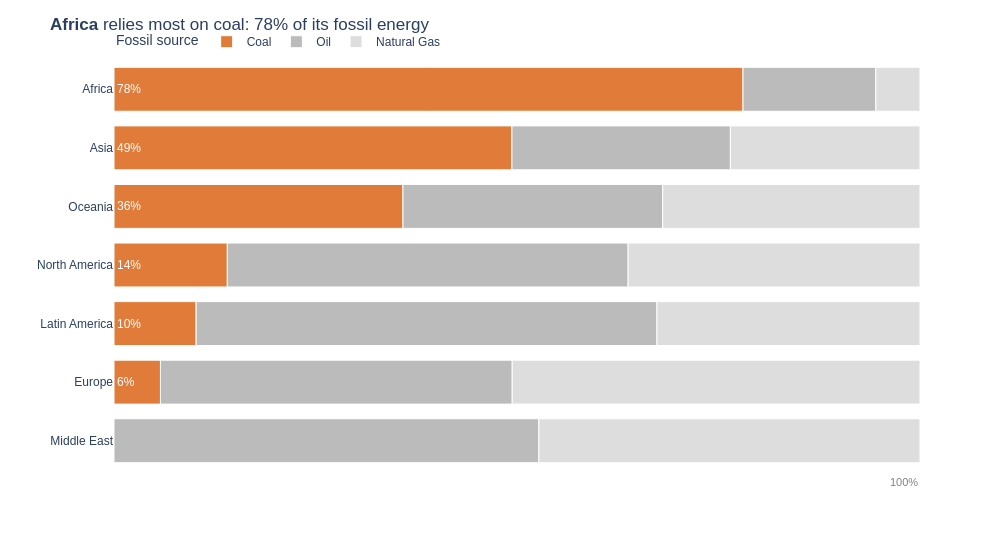

Notebook cell for this chart:
### Markdown cell above
## Task 3 — 100% stacked bar: which region relies most on coal?

**What to build:** A horizontal 100% stacked bar chart showing, for each **Region**, how its fossil energy splits between Coal, Oil and Natural Gas. This is the **same data as your Task 1 treemap**, visualised a second way.

**Requirements:**
- Reuse `df_fossil` from Task 1; aggregate TWh by `Region` × `Source` and convert to **shares of each region's fossil total**
- Horizontal bars, regions **sorted by coal share** (highest at the top)
- Coal is the segment on the baseline (first in `category_orders`) and the **only coloured segment** — keep it the same colour as in Task 1; Oil and Natural Gas in two greys
- Percentage labels on the coal segments only
- Insight title naming the most coal-dependent region and its coal share

> 💡 `df.groupby('Region')['TWh'].transform('sum')` gives each row its region total

### Code cell
# Task 3
# Reuse df_fossil from Task 1: aggregate Region x Source and convert to shares of each region's fossil total
reg = df_fossil.groupby(['Region', 'Source'], as_index=False)['TWh'].sum()

# Some region/source pairs have no rows (e.g. Middle East has no coal): fill them with 0 so every region has 3 segments
full = pd.MultiIndex.from_product([reg['Region'].unique(), ['Coal', 'Oil', 'Natural Gas']], names=['Region', 'Source'])
reg = reg.set_index(['Region', 'Source']).reindex(full, fill_value=0).reset_index()

reg['Share'] = reg['TWh'] / reg.groupby('Region')['TWh'].transform('sum')

# Sort regions by coal share, highest at the top
region_order = (reg.loc[reg['Source'] == 'Coal']
                   .sort_values('Share', ascending=False)['Region'].tolist())
top_coal_region = region_order[0]
top_coal_share = reg.loc[(reg['Region'] == top_coal_region) & (reg['Source'] == 'Coal'), 'Share'].iloc[0]

# Labels on the coal segments only (skip empty segments)
reg['Label'] = np.where((reg['Source'] == 'Coal') & (reg['Share'] > 0), reg['Share'].map('{:.0%}'.format), '')

# Coal keeps its Task 1 colour (orange); Oil and Natural Gas are greys
accent_mapping = {
    'Coal':        fossil_colors['Coal'],   # '#E07B39', same as Task 1
    'Oil':         '#BBBBBB',
    'Natural Gas': '#DDDDDD',
}

fig = px.bar(
    reg, x='Share', y='Region', color='Source', text='Label',
    color_discrete_map=accent_mapping,
    category_orders={'Region': region_order,
                     'Source': ['Coal', 'Oil', 'Natural Gas']},   # coal on the baseline
    labels={'Share': 'Share of fossil energy', 'Source': 'Fossil source'},
    hover_name='Region', hover_data={'Label': False, 'Share': ':.0%'},
    height=550, width=1000, template='plotly_white',
)
fig.update_traces(
    textposition='inside', insidetextanchor='start',
    textfont=dict(color='white', size=12),
    marker_line_color='white', marker_line_width=1,
)
fig.update_layout(
    title=dict(text=f'<b>{top_coal_region}</b> relies most on coal: {top_coal_share:.0%} of its fossil energy'),
    font=dict(family='Arial', size=12),
    bargap=0.25,
    legend=dict(orientation='h', x=0, y=1.08),
    xaxis=dict(visible=False, range=[0, 1]),
    yaxis=dict(title='', categoryorder='array', categoryarray=region_order, autorange='reversed'),
)
fig.add_annotation(x=1, y=0, xref='x', yref='paper', xanchor='right', yanchor='top',
                   yshift=-4, text='100%', showarrow=False, font=dict(size=11, color='grey'))
fig.show()

### Figure 1 — Plotly figure (JSON) as saved in the notebook; plotly's stock layout.template omitted (floating-point values rounded to 4 significant figures)
{"data": [{"customdata": [["78%"], ["49%"], ["6%"], ["10%"], [""], ["14%"], ["36%"]], "hovertemplate": "<b>%{hovertext}</b><br><br>Fossil source=Coal<br>Share of fossil energy=%{x:.0%}<br>Region=%{y}<extra></extra>", "hovertext": ["Africa", "Asia", "Europe", "Latin America", "Middle East", "North America", "Oceania"], "insidetextanchor": "start", "legendgroup": "Coal", "marker": {"color": "#E07B39", "line": {"color": "white", "width": 1}, "pattern": {"shape": ""}}, "name": "Coal", "orientation": "h", "showlegend": true, "text": ["78%", "49%", "6%", "10%", "", "14%", "36%"], "textfont": {"color": "white", "size": 12}, "textposition": "inside", "type": "bar", "x": [0.7804, 0.4937, 0.05765, 0.1019, 0.0, 0.1406, 0.3585], "xaxis": "x", "y": ["Africa", "Asia", "Europe", "Latin America", "Middle East", "North America", "Oceania"], "yaxis": "y"}, {"customdata": [[""], [""], [""], [""], [""], [""], [""]], "hovertemplate": "<b>%{hovertext}</b><br><br>Fossil source=Oil<br>Share of fossil energy=%{x:.0%}<br>Region=%{y}<extra></extra>", "hovertext": ["Africa", "Asia", "Europe", "Latin America", "Middle East", "North America", "Oceania"], "insidetextanchor": "start", "legendgroup": "Oil", "marker": {"color": "#BBBBBB", "line": {"color": "white", "width": 1}, "pattern": {"shape": ""}}, "name": "Oil", "orientation": "h", "showlegend": true, "text": ["", "", "", "", "", "", ""], "textfont": {"color": "white", "size": 12}, "textposition": "inside", "type": "bar", "x": [0.1648, 0.2711, 0.4364, 0.5718, 0.5271, 0.4973, 0.3223], "xaxis": "x", "y": ["Africa", "Asia", "Europe", "Latin America", "Middle East", "North America", "Oceania"], "yaxis": "y"}, {"customdata": [[""], [""], [""], [""], [""], [""], [""]], "hovertemplate": "<b>%{hovertext}</b><br><br>Fossil source=Natural Gas<br>Share of fossil energy=%{x:.0%}<br>Region=%{y}<extra></extra>", "hovertext": ["Africa", "Asia", "Europe", "Latin America", "Middle East", "North America", "Oceania"], "insidetextanchor": "start", "legendgroup": "Natural Gas", "marker": {"color": "#DDDDDD", "line": {"color": "white", "width": 1}, "pattern": {"shape": ""}}, "name": "Natural Gas", "orientation": "h", "showlegend": true, "text": ["", "", "", "", "", "", ""], "textfont": {"color": "white", "size": 12}, "textposition": "inside", "type": "bar", "x": [0.05476, 0.2352, 0.5059, 0.3264, 0.4729, 0.3621, 0.3192], "xaxis": "x", "y": ["Africa", "Asia", "Europe", "Latin America", "Middle East", "North America", "Oceania"], "yaxis": "y"}], "layout": {"annotations": [{"font": {"color": "grey", "size": 11}, "showarrow": false, "text": "100%", "x": 1, "xanchor": "right", "xref": "x", "y": 0, "yanchor": "top", "yref": "paper", "yshift": -4}], "bargap": 0.25, "barmode": "relative", "font": {"family": "Arial", "size": 12}, "height": 550, "legend": {"orientation": "h", "title": {"text": "Fossil source"}, "tracegroupgap": 0, "x": 0, "y": 1.08}, "margin": {"t": 60}, "title": {"text": "<b>Africa</b> relies most on coal: 78% of its fossil energy"}, "width": 1000, "xaxis": {"anchor": "y", "domain": [0, 1], "range": [0, 1], "title": {"text": "Share of fossil energy"}, "visible": false}, "yaxis": {"anchor": "x", "autorange": "reversed", "categoryarray": ["Africa", "Asia", "Oceania", "North America", "Latin America", "Europe", "Middle East"], "categoryorder": "array", "domain": [0, 1], "title": {"text": ""}}}}
